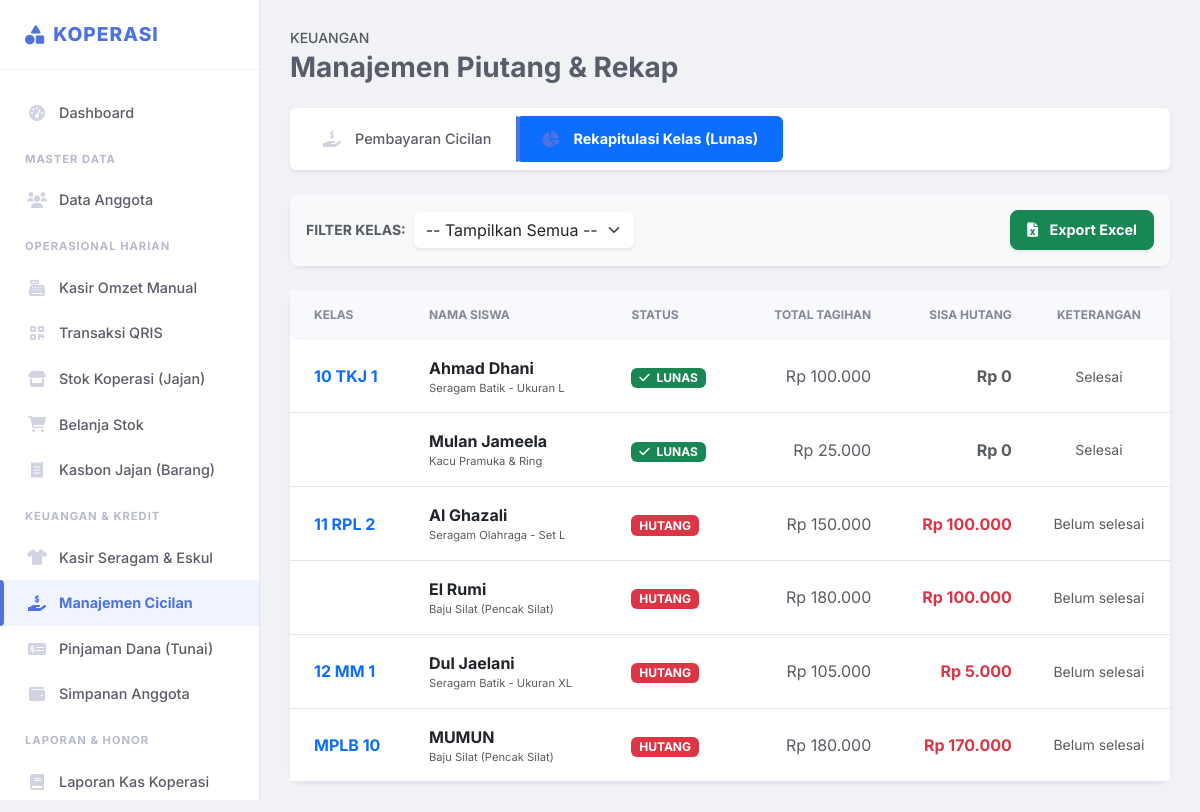
The app's page /kas/manajemen_cicilan?tab=rekap (signed in) with its own data.
### tables this page shows
CREATE TABLE `cicilan` (
  `id` int(11) NOT NULL,
  `nama_siswa` varchar(100) NOT NULL,
  `kelas` varchar(50) NOT NULL,
  `kategori_barang` varchar(50) NOT NULL,
  `nama_barang` varchar(255) NOT NULL,
  `total_tagihan` decimal(15,2) NOT NULL,
  `terbayar` decimal(15,2) NOT NULL DEFAULT 0.00,
  `sisa` decimal(15,2) NOT NULL,
  `status` enum('lunas','belum') DEFAULT 'belum',
  `catatan` text DEFAULT NULL,
  `created_at` timestamp NOT NULL DEFAULT current_timestamp(),
  `updated_at` timestamp NOT NULL DEFAULT current_timestamp() ON UPDATE current_timestamp()
);

### config/functions.php (called while the page is built, shortened)
<?php
function formatRp($angka){
    return "Rp " . number_format($angka, 0, ',', '.');
}
?>

### pages/kas/manajemen_cicilan.php (the view, shortened to what this page needs)
<?php
$tab = isset($_GET['tab']) ? $_GET['tab'] : 'tagihan';
?>
<div class="d-flex justify-content-between align-items-center mb-4">
    <div>
        <h6 class="text-muted text-uppercase small ls-1 mb-1">Keuangan</h6>
        <h2 class="h3 fw-bold mb-0">Manajemen Piutang & Rekap</h2>
    </div>
</div>
<ul class="nav nav-pills mb-4 bg-white p-2 rounded shadow-sm">
    <li class="nav-item">
        <a class="nav-link <?= $tab=='tagihan' ? 'active fw-bold' : '' ?>" href="kas/manajemen_cicilan?tab=tagihan">
            <i class="fas fa-hand-holding-usd me-2"></i> Pembayaran Cicilan
        </a>
    </li>
    <li class="nav-item">
        <a class="nav-link <?= $tab=='rekap' ? 'active fw-bold' : '' ?>" href="kas/manajemen_cicilan?tab=rekap">
            <i class="fas fa-chart-pie me-2"></i> Rekapitulasi Kelas (Lunas)
        </a>
    </li>
</ul>
<?php if($tab == 'tagihan'):
    $sql_tagihan = "SELECT * FROM cicilan WHERE status = 'belum' ORDER BY created_at DESC";
    $data_tagihan = $pdo->query($sql_tagihan)->fetchAll();
?>
    <div class="card border-0 shadow-sm">
        <div class="card-header bg-white py-3 border-bottom d-flex justify-content-between align-items-center">
            <h6 class="mb-0 fw-bold text-danger"><i class="fas fa-file-invoice-dollar me-2"></i> Daftar Tagihan Aktif</h6>
            <small class="text-muted">Fokus penagihan siswa yang belum lunas</small>
        </div>
        <div class="table-responsive">
            <table class="table table-hover align-middle mb-0">
                <thead class="bg-light">
                    <tr>
                        <th class="ps-4">Siswa & Kelas</th>
                        <th>Barang / Paket</th>
                        <th>Total</th>
                        <th>Terbayar</th>
                        <th class="text-danger fw-bold">Sisa</th>
                        <th class="text-center pe-4">Aksi</th>
                    </tr>
                </thead>
                <tbody>
                    <?php if(empty($data_tagihan)): ?>
                        <tr><td colspan="6" class="text-center py-5 text-muted">Hore! Tidak ada tagihan aktif (Semua Lunas).</td></tr>
                    <?php endif;
                    foreach($data_tagihan as $row): ?>
                    <tr>
                        <td class="ps-4">
                            <span class="fw-bold text-dark d-block"><?= htmlspecialchars($row['nama_siswa']) ?></span>
                            <span class="badge bg-light text-secondary border"><?= htmlspecialchars($row['kelas']) ?></span>
                        </td>
                        <td>
                            <span class="d-block text-dark"><?= htmlspecialchars($row['nama_barang']) ?></span>
                            <small class="text-muted text-uppercase" style="font-size: 0.7rem;"><?= $row['kategori_barang'] ?></small>
                        </td>
                        <td><?= formatRp($row['total_tagihan']) ?></td>
                        <td class="text-success"><?= formatRp($row['terbayar']) ?></td>
                        <td class="fw-bold text-danger fs-6"><?= formatRp($row['sisa']) ?></td>
                        <td class="text-center pe-4">
                            <button class="btn btn-sm btn-primary shadow-sm rounded-pill px-3 fw-bold" data-bs-toggle="modal" data-bs-target="#modalBayar<?= $row['id'] ?>">
                                Bayar
                            </button>
                            <a href="pages/cetak_struk.php?id=<?= $row['id'] ?>" target="_blank" class="btn btn-sm btn-light border rounded-pill px-2 ms-1" title="Cetak Kartu Hutang">
                                <i class="fas fa-print"></i>
                            </a>
                            <div class="modal fade" id="modalBayar<?= $row['id'] ?>" tabindex="-1">
                                <div class="modal-dialog modal-sm modal-dialog-centered">
                                    <div class="modal-content border-0 shadow-lg rounded-4">
                                        <form method="POST">
                                            <div class="modal-header bg-primary text-white border-0 rounded-top-4">
                                                <h6 class="modal-title fw-bold">Input Pembayaran</h6>
                                                <button type="button" class="btn-close btn-close-white" data-bs-dismiss="modal"></button>
                                            </div>
                                            <div class="modal-body p-4 text-start">
                                                <input type="hidden" name="id_cicilan" value="<?= $row['id'] ?>">
                                                <input type="hidden" name="sisa_tagihan" value="<?= $row['sisa'] ?>">
                                                <input type="hidden" name="nama_barang_hidden" value="<?= $row['nama_barang'] ?>">
                                                <input type="hidden" name="nama_siswa_hidden" value="<?= $row['nama_siswa'] ?>">
                                                <input type="hidden" name="kelas_hidden" value="<?= $row['kelas'] ?>">
                                                <input type="hidden" name="kategori_hidden" value="<?= $row['kategori_barang'] ?>">
                                                <div class="text-center mb-3">
                                                    <small class="text-muted d-block">Sisa Tagihan</small>
                                                    <h3 class="fw-bold text-danger"><?= formatRp($row['sisa']) ?></h3>
                                                    <div class="small text-dark mt-1"><?= htmlspecialchars($row['nama_siswa']) ?></div>
                                                </div>
                                                <div class="mb-3">
                                                    <label class="small fw-bold text-muted">Nominal Bayar</label>
                                                    <input type="number" name="jumlah_bayar" class="form-control fw-bold border-success text-center" required min="1000" max="<?= $row['sisa'] ?>">
                                                </div>
                                                <div class="mb-3">
                                                    <label class="small fw-bold text-muted">Catatan</label>
                                                    <input type="text" name="keterangan" class="form-control bg-light" placeholder="Cicilan ke-...">
                                                </div>
                                                <button type="submit" name="bayar_cicilan" class="btn btn-primary w-100 fw-bold py-2 rounded-pill">SIMPAN</button>
                                            </div>
                                        </form>
                                    </div>
                                </div>
                            </div>
                        </td>
                    </tr>
                    <?php endforeach; ?>
                </tbody>
            </table>
        </div>
    </div>
<?php elseif($tab == 'rekap'):
    $filter_kelas = $_GET['kelas'] ?? '';
    $sql_rekap = "SELECT * FROM cicilan WHERE 1=1";
    $sql_rekap .= " ORDER BY kelas ASC, nama_siswa ASC";
    $data_rekap = $pdo->query($sql_rekap)->fetchAll();
?>
    <div class="card border-0 shadow-sm mb-4">
        <div class="card-body bg-light rounded-3 p-3">
            <form method="GET" class="row g-2 align-items-center">
                <input type="hidden" name="tab" value="rekap"> <div class="col-auto fw-bold text-muted small">FILTER KELAS:</div>
                <div class="col-auto">
                    <select name="kelas" class="form-select border-0 shadow-sm" onchange="this.form.submit()">
                        <option value="">-- Tampilkan Semua --</option>
                    </select>
                </div>
                <div class="col-auto ms-auto">
                    <a href="process/export_cicilan.php?kelas_filter=<?= $filter_kelas ?>" target="_blank" class="btn btn-success shadow-sm btn-sm fw-bold">
                        <i class="fas fa-file-excel me-2"></i> Export Excel
                    </a>
                </div>
            </form>
        </div>
    </div>
    <div class="card border-0 shadow-sm">
        <div class="table-responsive">
            <table class="table table-hover align-middle mb-0 table-sm">
                <thead class="bg-dark text-white">
                    <tr>
                        <th class="ps-4 py-3">Kelas</th>
                        <th class="py-3">Nama Siswa</th>
                        <th class="py-3">Status</th>
                        <th class="py-3 text-end">Total Tagihan</th>
                        <th class="py-3 text-end">Sisa Hutang</th>
                        <th class="py-3 text-center pe-3">Keterangan</th>
                    </tr>
                </thead>
                <tbody>
                    <?php endif;
                    $curr_kelas = '';
                    foreach($data_rekap as $row):
                        $show_kelas = ($curr_kelas != $row['kelas']);
                        if($show_kelas) $curr_kelas = $row['kelas'];
                    ?>
                    <tr class="<?= $row['status']=='lunas' ? 'bg-success bg-opacity-10' : '' ?>">
                        <td class="ps-4 fw-bold text-primary">
                            <?= $show_kelas ? $row['kelas'] : '' ?>
                        </td>
                        <td>
                            <span class="fw-bold text-dark"><?= htmlspecialchars($row['nama_siswa']) ?></span>
                            <small class="d-block text-muted" style="font-size:0.7rem;"><?= $row['nama_barang'] ?></small>
                        </td>
                        <td>
                            <?php if($row['status'] == 'lunas'): ?>
                                <span class="badge bg-success"><i class="fas fa-check me-1"></i> LUNAS</span>
                            <?php else: ?>
                                <span class="badge bg-danger">HUTANG</span>
                            <?php endif; ?>
                        </td>
                        <td class="text-end"><?= formatRp($row['total_tagihan']) ?></td>
                        <td class="text-end fw-bold <?= $row['sisa']>0 ? 'text-danger' : 'text-muted' ?>">
                            <?= formatRp($row['sisa']) ?>
                        </td>
                        <td class="text-center pe-3 small text-muted">
                            <?= $row['status']=='lunas' ? 'Selesai' : 'Belum selesai' ?>
                        </td>
                    </tr>
                    <?php endforeach; ?>
                </tbody>
            </table>
        </div>
    </div>
<?php endif; ?>

### index.php (style rules this page uses)
:root { --primary: #4e73df; --primary-dark: #224abe; --success: #1cc88a; --info: #36b9cc; --warning: #f6c23e; --danger: #e74a3b; --dark: #2c3e50; --light: #f8f9fc; }
body { font-family: 'Inter', sans-serif; background-color: #f0f2f5; color: #5a5c69; overflow-x: hidden; }
.nav-link { display: flex; align-items: center; padding: 12px 25px; color: #5a5c69; font-weight: 500; font-size: 0.9rem; transition: 0.2s; position: relative; }
.nav-link i { width: 24px; font-size: 1rem; margin-right: 10px; color: #d1d3e2; transition: 0.2s; }
.nav-link.active { color: var(--primary); background: #f0f4ff; font-weight: 700; }
.nav-link.active::before { content: ''; position: absolute; left: 0; top: 0; bottom: 0; width: 4px; background: var(--primary); border-radius: 0 4px 4px 0; }
.nav-link.active i { color: var(--primary); }
.card { border: none; border-radius: 12px; box-shadow: 0 0.15rem 1.75rem 0 rgba(58, 59, 69, 0.05); background: #fff; transition: box-shadow 0.2s; }
.btn { padding: 0.5rem 1rem; border-radius: 8px; font-weight: 600; font-size: 0.9rem; }
.table thead th { background: #f8f9fc; color: #858796; font-weight: 700; text-transform: uppercase; font-size: 0.75rem; border-bottom: 0; padding: 1rem; }
.table td { padding: 1rem; vertical-align: middle; color: #5a5c69; border-bottom: 1px solid #e3e6f0; }

### records on screen
cicilan: kelas "10 TKJ 1", nama_siswa "Ahmad Dhani", nama_barang "Seragam Batik - Ukuran L", status "lunas" (drawn), total_tagihan "Rp 100.000", sisa "Rp 0"
cicilan: nama_siswa "Mulan Jameela", nama_barang "Kacu Pramuka & Ring", status "lunas" (drawn), total_tagihan "Rp 25.000", sisa "Rp 0"
cicilan: kelas "11 RPL 2", nama_siswa "Al Ghazali", nama_barang "Seragam Olahraga - Set L", status "HUTANG", total_tagihan "Rp 150.000", sisa "Rp 100.000"
cicilan: nama_siswa "El Rumi", nama_barang "Baju Silat (Pencak Silat)", status "HUTANG", total_tagihan "Rp 180.000", sisa "Rp 100.000"
cicilan: kelas "12 MM 1", nama_siswa "Dul Jaelani", nama_barang "Seragam Batik - Ukuran XL", status "HUTANG", total_tagihan "Rp 105.000", sisa "Rp 5.000"
cicilan: kelas "MPLB 10", nama_siswa "MUMUN", nama_barang "Baju Silat (Pencak Silat)", status "HUTANG", total_tagihan "Rp 180.000", sisa "Rp 170.000"
